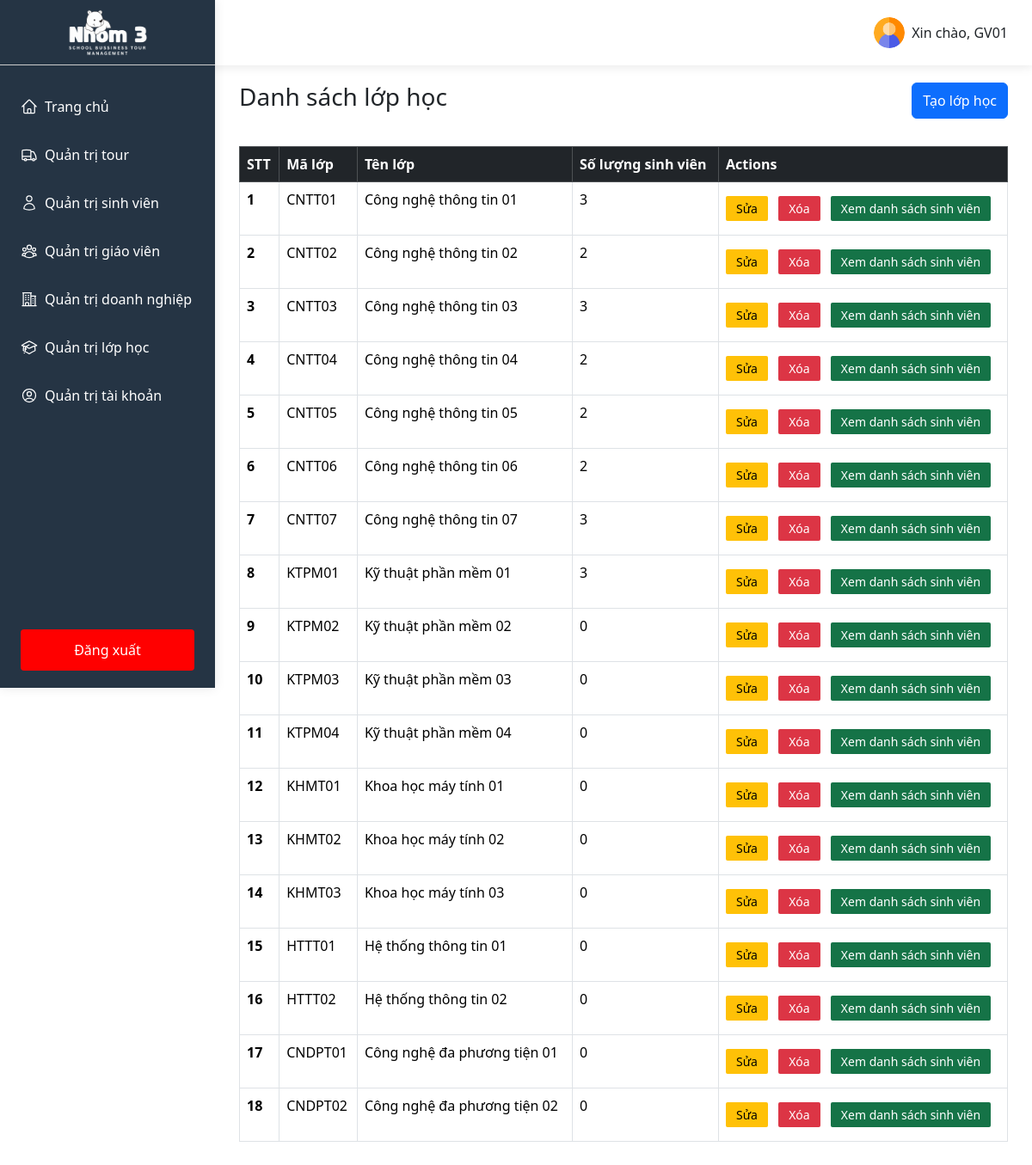
Page /index.php?controller=ClassController (signed in) on the committed database.
### tables this page shows
CREATE TABLE `class` (
  `classID` int(11) NOT NULL,
  `code` varchar(100) NOT NULL,
  `name` varchar(100) NOT NULL
);

### controllers/ClassController.php (called while the page is built, shortened)
<?php
$dataClassesSql = "SELECT class.*, COUNT(student.studentID) AS numStudents
                  FROM class
                  LEFT JOIN student ON class.classID = student.classID
                  GROUP BY class.classID";
$dataClasses = mysqli_query($conn, $dataClassesSql);
require_once __DIR__ . '/../views/pages/classes.php';

### views/pages/classes.php (the view, shortened to what this page needs)
<!DOCTYPE html>
<html lang="en">
<head>
</head>
<body>
    <?php
        include_once __DIR__ . '/../../controllers/ClassController.php';
    ?>
    <div class='flex-sb classes'>
        <div class="classes-left">
            <?php
                include __DIR__ . '/../components/sidebarAdmin.php';
            ?>
        </div>
        <div class="classes-right flex-grow-1">
            <?php
                include __DIR__ . '/../components/header.php';
            ?>
            <div class="container pad-0-28"  id="listClass">
                <div class="flex-sb-center pad-20-0">
                    <h1 class="h1-title">Danh sách lớp học</h1>
                    <button type="button" class="btn btn-primary" data-bs-toggle="modal"
                        data-bs-target="#createClass">Tạo lớp học</button>
                </div>
                <div class="container-body pad-12-0">
                    <div class="container-table">
                        <table class="table table-borderless table-hover table-bordered">
                            <thead class="table-dark">
                                <tr>
                                    <th scope="col">STT</th>
                                    <th scope="col">Mã lớp</th>
                                    <th scope="col">Tên lớp</th>
                                    <th scope="col">Số lượng sinh viên</th>
                                    <th scope="col">Actions</th>
                                </tr>
                            </thead>
                            <tbody>
                                <?php
                                    if(mysqli_num_rows($dataClasses) > 0)
                                    {
                                        $i = 0;
                                        while ($row = mysqli_fetch_assoc($dataClasses)) {
                                            $i += 1;
                                            echo "<tr>";
                                            echo "<th scope='row'>". $i ."</th>";
                                            echo "<td>" . $row['code'] . "</td>";
                                            echo "<td>" . $row['name'] . "</td>";
                                            echo "<td>" . $row['numStudents'] . "</td>";
                                            echo "<td>
                                                    <button class='update update-class'>Sửa</button>
                                                    <button class='delete delete-class'>Xóa</button>
                                                    <form method='POST' class='form-inline'>
                                                        <input type='hidden' name='classIDToShowStudents' value='" . $row['classID'] . "'>
                                                        <button type='submit' class='showData' name='showData'>Xem danh sách sinh viên</button>
                                                    </form>
                                                </td>";
                                            echo "</tr>";
                                        }
                                    }else{
                                        echo "<tr>";
                                        echo "<td colspan='5' class='text-center'>Không có lớp học nào</td>";
                                        echo "</tr>";
                                    }
                                ?>
                            </tbody>
                        </table>
                    </div>
                </div>
            </div>
        </div>
    </div>
</body>
</html>

### public/css/base.css (style rules this page uses)
* { margin: 0; padding: 0; box-sizing: border-box; }
body { overflow-x: hidden; scroll-behavior: smooth; font-family: system-ui, -apple-system, BlinkMacSystemFont, 'Segoe UI', Roboto, Oxygen, Ubuntu, Cantarell, 'Open Sans', 'Helvetica Neue', sans-serif; }
.pad-0-28 { padding: 0 28px !important; }
.flex-sb { display: flex; justify-content: space-between; }
.flex-sb-center { display: flex; justify-content: space-between; }
.flex-grow-1 { flex-grow: 1; }
.pad-20-0 { padding: 20px 0 !important; }
.h1-title { font-size: 28px !important; }
.pad-12-0 { padding: 12px 0; }
.update, .delete, .showData { padding: 4px 12px; background-color: #ffc107; border-radius: 2px; border: none; font-size: 14px; }
.delete { color: #fff; background-color: #dc3545; margin-left: 8px; margin-right: 8px; }
.showData { background-color: #157347; color: #fff; margin: 8px 0; }
.form-inline { display: inline-block; }

### rows in the picture
class: code "CNTT01", name "Công nghệ thông tin 01", numStudents "3"
class: code "CNTT02", name "Công nghệ thông tin 02", numStudents "2"
class: code "CNTT03", name "Công nghệ thông tin 03", numStudents "3"
class: code "CNTT04", name "Công nghệ thông tin 04", numStudents "2"
class: code "CNTT05", name "Công nghệ thông tin 05", numStudents "2"
class: code "CNTT06", name "Công nghệ thông tin 06", numStudents "2"
class: code "CNTT07", name "Công nghệ thông tin 07", numStudents "3"
class: code "KTPM01", name "Kỹ thuật phần mềm 01", numStudents "3"
class: code "KTPM02", name "Kỹ thuật phần mềm 02", numStudents "0"
class: code "KTPM03", name "Kỹ thuật phần mềm 03", numStudents "0"
class: code "KTPM04", name "Kỹ thuật phần mềm 04", numStudents "0"
class: code "KHMT01", name "Khoa học máy tính 01", numStudents "0"
class: code "KHMT02", name "Khoa học máy tính 02", numStudents "0"
class: code "KHMT03", name "Khoa học máy tính 03", numStudents "0"
class: code "HTTT01", name "Hệ thống thông tin 01", numStudents "0"
class: code "HTTT02", name "Hệ thống thông tin 02", numStudents "0"
class: code "CNDPT01", name "Công nghệ đa phương tiện 01", numStudents "0"
class: code "CNDPT02", name "Công nghệ đa phương tiện 02", numStudents "0"

### other values in the picture
$username "GV01"
